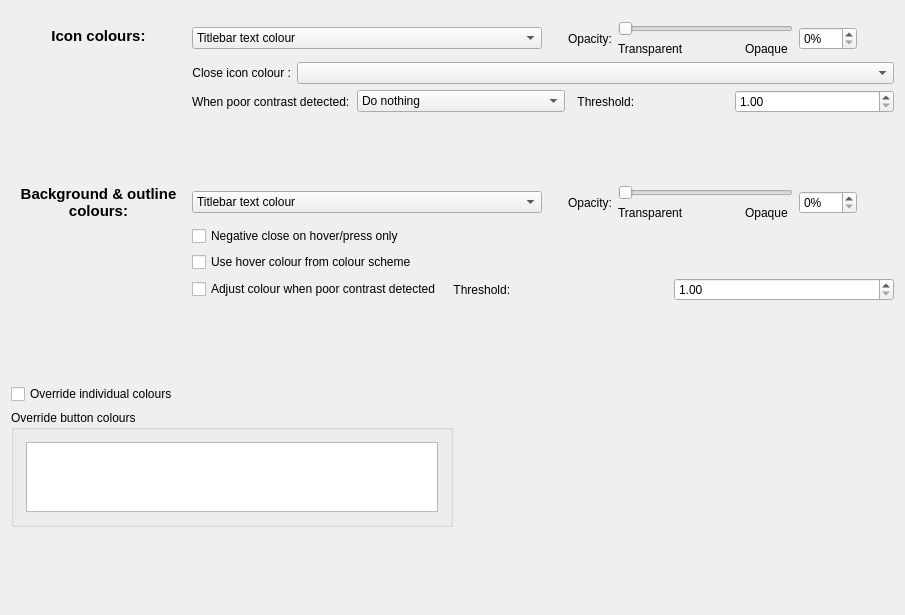
         <widget class="QWidget" name="scrollAreaWidgetContents_Active">
          <property name="geometry">
           <rect>
            <x>0</x>
            <y>0</y>
            <width>905</width>
            <height>615</height>
           </rect>
          </property>
          <property name="sizePolicy">
           <sizepolicy hsizetype="Expanding" vsizetype="Expanding">
            <horstretch>0</horstretch>
            <verstretch>0</verstretch>
           </sizepolicy>
          </property>
          <layout class="QVBoxLayout" name="verticalLayout_4">
           <item>
            <spacer name="verticalSpacer_7">
             <property name="orientation">
              <enum>Qt::Vertical</enum>
             </property>
             <property name="sizeType">
              <enum>QSizePolicy::Fixed</enum>
             </property>
             <property name="sizeHint" stdset="0">
              <size>
               <width>20</width>
               <height>10</height>
              </size>
             </property>
            </spacer>
           </item>
           <item>
            <layout class="QHBoxLayout" name="horizontalLayout_15">
             <item>
              <layout class="QFormLayout" name="formLayout">
               <property name="sizeConstraint">
                <enum>QLayout::SetDefaultConstraint</enum>
               </property>
               <item row="0" column="0">
                <widget class="QLabel" name="label_2">
                 <property name="sizePolicy">
                  <sizepolicy hsizetype="Preferred" vsizetype="Preferred">
                   <horstretch>0</horstretch>
                   <verstretch>0</verstretch>
                  </sizepolicy>
                 </property>
                 <property name="minimumSize">
                  <size>
                   <width>175</width>
                   <height>0</height>
                  </size>
                 </property>
                 <property name="text">
                  <string>&lt;html&gt;&lt;head/&gt;&lt;body&gt;&lt;p&gt;&lt;span style=&quot; font-size:11pt; font-weight:600;&quot;&gt;Icon colours:&lt;/span&gt;&lt;/p&gt;&lt;/body&gt;&lt;/html&gt;</string>
                 </property>
                 <property name="alignment">
                  <set>Qt::AlignCenter</set>
                 </property>
                 <property name="buddy">
                  <cstring>buttonIconColorsActive</cstring>
                 </property>
                </widget>
               </item>
               <item row="0" column="1">
                <layout class="QHBoxLayout" name="horizontalLayout_10">
                 <item>
                  <widget class="QComboBox" name="buttonIconColorsActive">
                   <property name="enabled">
                    <bool>true</bool>
                   </property>
                   <property name="sizePolicy">
                    <sizepolicy hsizetype="Preferred" vsizetype="Fixed">
                     <horstretch>0</horstretch>
                     <verstretch>0</verstretch>
                    </sizepolicy>
                   </property>
                   <property name="minimumSize">
                    <size>
                     <width>350</width>
                     <height>0</height>
                    </size>
                   </property>
                   <property name="sizeAdjustPolicy">
                    <enum>QComboBox::AdjustToContentsOnFirstShow</enum>
                   </property>
                   <item>
                    <property name="text">
                     <string>Titlebar text colour</string>
                    </property>
                   </item>
                   <item>
                    <property name="text">
                     <string>Titlebar text colour with negative close icon</string>
                    </property>
                   </item>
                   <item>
                    <property name="text">
                     <string>Accent colour</string>
                    </property>
                   </item>
                   <item>
                    <property name="text">
                     <string>Accent colour with negative close icon</string>
                    </property>
                   </item>
                   <item>
                    <property name="text">
                     <string>Accent colour with traffic lights</string>
                    </property>
                   </item>
                  </widget>
                 </item>
                 <item>
                  <spacer name="horizontalSpacer_10">
                   <property name="orientation">
                    <enum>Qt::Horizontal</enum>
                   </property>
                   <property name="sizeType">
                    <enum>QSizePolicy::Fixed</enum>
                   </property>
                   <property name="sizeHint" stdset="0">
                    <size>
                     <width>20</width>
                     <height>20</height>
                    </size>
                   </property>
                  </spacer>
                 </item>
                 <item>
                  <widget class="QLabel" name="label_6">
                   <property name="text">
                    <string>Opacity:</string>
                   </property>
                   <property name="buddy">
                    <cstring>buttonIconOpacityActive</cstring>
                   </property>
                  </widget>
                 </item>
                 <item>
                  <layout class="QGridLayout" name="gridLayout_5">
                   <item row="1" column="1">
                    <widget class="QLabel" name="opacitySliderLabel_1_Active_2">
                     <property name="text">
                      <string>Transparent</string>
                     </property>
                    </widget>
                   </item>
                   <item row="1" column="2">
                    <spacer name="horizontalSpacer_11">
                     <property name="orientation">
                      <enum>Qt::Horizontal</enum>
                     </property>
                     <property name="sizeType">
                      <enum>QSizePolicy::Preferred</enum>
                     </property>
                     <property name="sizeHint" stdset="0">
                      <size>
                       <width>15</width>
                       <height>0</height>
                      </size>
                     </property>
                    </spacer>
                   </item>
                   <item row="0" column="1" colspan="3">
                    <widget class="QSlider" name="buttonIconOpacitySliderActive">
                     <property name="sizePolicy">
                      <sizepolicy hsizetype="Fixed" vsizetype="Fixed">
                       <horstretch>0</horstretch>
                       <verstretch>0</verstretch>
                      </sizepolicy>
                     </property>
                     <property name="minimumSize">
                      <size>
                       <width>175</width>
                       <height>0</height>
                      </size>
                     </property>
                     <property name="maximum">
                      <number>100</number>
                     </property>
                     <property name="orientation">
                      <enum>Qt::Horizontal</enum>
                     </property>
                    </widget>
                   </item>
                   <item row="1" column="3">
                    <widget class="QLabel" name="opacitySliderLabel_2_Active_2">
                     <property name="text">
                      <string>Opaque</string>
                     </property>
                    </widget>
                   </item>
                  </layout>
                 </item>
                 <item>
                  <widget class="QSpinBox" name="buttonIconOpacityActive">
                   <property name="suffix">
                    <string>%</string>
                   </property>
                   <property name="maximum">
                    <number>100</number>
                   </property>
                  </widget>
                 </item>
                 <item>
                  <spacer name="horizontalSpacer_16">
                   <property name="orientation">
                    <enum>Qt::Horizontal</enum>
                   </property>
                   <property name="sizeHint" stdset="0">
                    <size>
                     <width>40</width>
                     <height>20</height>
                    </size>
                   </property>
                  </spacer>
                 </item>
                </layout>
               </item>
               <item row="1" column="1">
                <layout class="QFormLayout" name="formLayout_5">
                 <item row="0" column="0">
                  <widget class="QLabel" name="closeButtonIconColorLabelActive">
                   <property name="minimumSize">
                    <size>
                     <width>0</width>
                     <height>0</height>
                    </size>
                   </property>
                   <property name="text">
                    <string>Close icon colour :</string>
                   </property>
                   <property name="alignment">
                    <set>Qt::AlignRight|Qt::AlignTrailing|Qt::AlignVCenter</set>
                   </property>
                   <property name="buddy">
                    <cstring>closeButtonIconColorActive</cstring>
                   </property>
                  </widget>
                 </item>
                 <item row="0" column="1">
                  <widget class="QComboBox" name="closeButtonIconColorActive">
                   <property name="sizePolicy">
                    <sizepolicy hsizetype="Preferred" vsizetype="Fixed">
                     <horstretch>0</horstretch>
                     <verstretch>0</verstretch>
                    </sizepolicy>
                   </property>
                   <property name="sizeAdjustPolicy">
                    <enum>QComboBox::AdjustToContents</enum>
                   </property>
                  </widget>
                 </item>
                </layout>
               </item>
               <item row="2" column="1">
                <layout class="QHBoxLayout" name="horizontalLayout_4">
                 <item>
                  <widget class="QLabel" name="label_9">
                   <property name="text">
                    <string>When poor contrast detected:</string>
                   </property>
                   <property name="buddy">
                    <cstring>onPoorIconContrastActive</cstring>
                   </property>
                  </widget>
                 </item>
                 <item>
                  <widget class="QComboBox" name="onPoorIconContrastActive">
                   <property name="sizeAdjustPolicy">
                    <enum>QComboBox::AdjustToContentsOnFirstShow</enum>
                   </property>
                   <item>
                    <property name="text">
                     <string>Do nothing</string>
                    </property>
                   </item>
                   <item>
                    <property name="text">
                     <string>Replace with black or white</string>
                    </property>
                   </item>
                   <item>
                    <property name="text">
                     <string>Replace with titlebar background</string>
                    </property>
                   </item>
                  </widget>
                 </item>
                 <item>
                  <widget class="QLabel" name="poorIconContrastThresholdActive_label">
                   <property name="text">
                    <string>  Threshold:</string>
                   </property>
                   <property name="buddy">
                    <cstring>poorIconContrastThresholdActive</cstring>
                   </property>
                  </widget>
                 </item>
                 <item>
                  <widget class="QDoubleSpinBox" name="poorIconContrastThresholdActive">
                   <property name="minimum">
                    <double>1.000000000000000</double>
                   </property>
                   <property name="maximum">
                    <double>21.000000000000000</double>
                   </property>
                   <property name="singleStep">
                    <double>0.100000000000000</double>
                   </property>
                  </widget>
                 </item>
                </layout>
               </item>
               <item row="3" column="1">
                <spacer name="verticalSpacer_3">
                 <property name="orientation">
                  <enum>Qt::Vertical</enum>
                 </property>
                 <property name="sizeType">
                  <enum>QSizePolicy::Fixed</enum>
                 </property>
                 <property name="sizeHint" stdset="0">
                  <size>
                   <width>20</width>
                   <height>60</height>
                  </size>
                 </property>
                </spacer>
               </item>
               <item row="4" column="0">
                <widget class="QLabel" name="label_22">
                 <property name="enabled">
                  <bool>true</bool>
                 </property>
                 <property name="minimumSize">
                  <size>
                   <width>175</width>
                   <height>0</height>
                  </size>
                 </property>
                 <property name="text">
                  <string>&lt;html&gt;&lt;head/&gt;&lt;body&gt;&lt;p&gt;&lt;span style=&quot; font-size:11pt; font-weight:600;&quot;&gt;Background &amp;amp;&amp;amp; outline&lt;br/&gt;colours:&lt;/span&gt;&lt;/p&gt;&lt;/body&gt;&lt;/html&gt;</string>
                 </property>
                 <property name="alignment">
                  <set>Qt::AlignCenter</set>
                 </property>
                 <property name="margin">
                  <number>2</number>
                 </property>
                 <property name="buddy">
                  <cstring>buttonBackgroundColorsActive</cstring>
                 </property>
                </widget>
               </item>
               <item row="4" column="1">
                <layout class="QHBoxLayout" name="horizontalLayout_3">
                 <item>
                  <widget class="QComboBox" name="buttonBackgroundColorsActive">
                   <property name="sizePolicy">
                    <sizepolicy hsizetype="Preferred" vsizetype="Fixed">
                     <horstretch>0</horstretch>
                     <verstretch>0</verstretch>
                    </sizepolicy>
                   </property>
                   <property name="minimumSize">
                    <size>
                     <width>350</width>
                     <height>0</height>
                    </size>
                   </property>
                   <item>
                    <property name="text">
                     <string>Titlebar text colour</string>
                    </property>
                   </item>
                   <item>
                    <property name="text">
                     <string>Titlebar text colour with negative close button</string>
                    </property>
                   </item>
                   <item>
                    <property name="text">
                     <string>Accent colour</string>
                    </property>
                   </item>
                   <item>
                    <property name="text">
                     <string>Accent colour with negative close button</string>
                    </property>
                   </item>
                   <item>
                    <property name="text">
                     <string>Accent colour with traffic lights</string>
                    </property>
                   </item>
                  </widget>
                 </item>
                 <item>
                  <spacer name="horizontalSpacer_9">
                   <property name="orientation">
                    <enum>Qt::Horizontal</enum>
                   </property>
                   <property name="sizeType">
                    <enum>QSizePolicy::Fixed</enum>
                   </property>
                   <property name="sizeHint" stdset="0">
                    <size>
                     <width>20</width>
                     <height>20</height>
                    </size>
                   </property>
                  </spacer>
                 </item>
                 <item>
                  <widget class="QLabel" name="label_5">
                   <property name="text">
                    <string>Opacity:</string>
                   </property>
                   <property name="buddy">
                    <cstring>buttonBackgroundOpacityActive</cstring>
                   </property>
                  </widget>
                 </item>
                 <item>
                  <layout class="QGridLayout" name="gridLayout_2">
                   <item row="1" column="2">
                    <widget class="QLabel" name="opacitySliderLabel_2_Active">
                     <property name="text">
                      <string>Opaque</string>
                     </property>
                    </widget>
                   </item>
                   <item row="1" column="0">
                    <widget class="QLabel" name="opacitySliderLabel_1_Active">
                     <property name="text">
                      <string>Transparent</string>
                     </property>
                    </widget>
                   </item>
                   <item row="0" column="0" colspan="3">
                    <widget class="QSlider" name="buttonBackgroundOpacitySliderActive">
                     <property name="sizePolicy">
                      <sizepolicy hsizetype="Fixed" vsizetype="Fixed">
                       <horstretch>0</horstretch>
                       <verstretch>0</verstretch>
                      </sizepolicy>
                     </property>
                     <property name="minimumSize">
                      <size>
                       <width>175</width>
                       <height>0</height>
                      </size>
                     </property>
                     <property name="maximum">
                      <number>100</number>
                     </property>
                     <property name="orientation">
                      <enum>Qt::Horizontal</enum>
                     </property>
                    </widget>
                   </item>
                   <item row="1" column="1">
                    <spacer name="horizontalSpacer_3">
                     <property name="orientation">
                      <enum>Qt::Horizontal</enum>
                     </property>
                     <property name="sizeType">
                      <enum>QSizePolicy::Preferred</enum>
                     </property>
                     <property name="sizeHint" stdset="0">
                      <size>
                       <width>15</width>
                       <height>0</height>
                      </size>
                     </property>
                    </spacer>
                   </item>
                  </layout>
                 </item>
                 <item>
                  <widget class="QSpinBox" name="buttonBackgroundOpacityActive">
                   <property name="suffix">
                    <string>%</string>
                   </property>
                   <property name="maximum">
                    <number>100</number>
                   </property>
                  </widget>
                 </item>
                 <item>
                  <spacer name="horizontalSpacer_15">
                   <property name="orientation">
                    <enum>Qt::Horizontal</enum>
                   </property>
                   <property name="sizeHint" stdset="0">
                    <size>
                     <width>40</width>
                     <height>20</height>
                    </size>
                   </property>
                  </spacer>
                 </item>
                </layout>
               </item>
               <item row="5" column="1">
                <widget class="QCheckBox" name="negativeCloseBackgroundHoverPressActive">
                 <property name="text">
                  <string>Negative close on hover/press only</string>
                 </property>
                </widget>
               </item>
               <item row="6" column="1">
                <widget class="QCheckBox" name="useHoverAccentActive">
                 <property name="text">
                  <string>Use hover colour from colour scheme</string>
                 </property>
                </widget>
               </item>
               <item row="7" column="1">
                <layout class="QHBoxLayout" name="horizontalLayout_9">
                 <item>
                  <widget class="QCheckBox" name="adjustBackgroundColorOnPoorContrastActive">
                   <property name="text">
                    <string>Adjust colour when poor contrast detected</string>
                   </property>
                  </widget>
                 </item>
                 <item>
                  <widget class="QLabel" name="poorBackgroundContrastThresholdActive_label">
                   <property name="text">
                    <string>  Threshold:</string>
                   </property>
                   <property name="buddy">
                    <cstring>poorBackgroundContrastThresholdActive</cstring>
                   </property>
                  </widget>
                 </item>
                 <item>
                  <widget class="QDoubleSpinBox" name="poorBackgroundContrastThresholdActive">
                   <property name="minimum">
                    <double>1.000000000000000</double>
                   </property>
                   <property name="maximum">
                    <double>21.000000000000000</double>
                   </property>
                   <property name="singleStep">
                    <double>0.100000000000000</double>
                   </property>
                  </widget>
                 </item>
                </layout>
               </item>
              </layout>
             </item>
             <item>
              <spacer name="horizontalSpacer_2">
               <property name="orientation">
                <enum>Qt::Horizontal</enum>
               </property>
               <property name="sizeType">
                <enum>QSizePolicy::Expanding</enum>
               </property>
               <property name="sizeHint" stdset="0">
                <size>
                 <width>0</width>
                 <height>20</height>
                </size>
               </property>
              </spacer>
             </item>
            </layout>
           </item>
           <item>
            <spacer name="verticalSpacer_2">
             <property name="orientation">
              <enum>Qt::Vertical</enum>
             </property>
             <property name="sizeType">
              <enum>QSizePolicy::MinimumExpanding</enum>
             </property>
             <property name="sizeHint" stdset="0">
              <size>
               <width>20</width>
               <height>40</height>
              </size>
             </property>
            </spacer>
           </item>
           <item>
            <widget class="QCheckBox" name="buttonColorOverrideToggleActive">
             <property name="text">
              <string>Override individual colours</string>
             </property>
            </widget>
           </item>
           <item>
            <layout class="QHBoxLayout" name="horizontalLayout">
             <item>
              <widget class="QGroupBox" name="activeOverrideGroupBox">
               <property name="sizePolicy">
                <sizepolicy hsizetype="MinimumExpanding" vsizetype="MinimumExpanding">
                 <horstretch>0</horstretch>
                 <verstretch>0</verstretch>
                </sizepolicy>
               </property>
               <property name="title">
                <string>Override button colours</string>
               </property>
               <layout class="QVBoxLayout" name="verticalLayout_3">
                <property name="spacing">
                 <number>12</number>
                </property>
                <property name="leftMargin">
                 <number>12</number>
                </property>
                <property name="topMargin">
                 <number>12</number>
                </property>
                <property name="rightMargin">
                 <number>12</number>
                </property>
                <property name="bottomMargin">
                 <number>12</number>
                </property>
                <item>
                 <widget class="QTableWidget" name="overrideColorTableActive">
                  <property name="sizePolicy">
                   <sizepolicy hsizetype="MinimumExpanding" vsizetype="MinimumExpanding">
                    <horstretch>0</horstretch>
                    <verstretch>0</verstretch>
                   </sizepolicy>
                  </property>
                  <property name="minimumSize">
                   <size>
                    <width>0</width>
                    <height>0</height>
                   </size>
                  </property>
                  <property name="verticalScrollBarPolicy">
                   <enum>Qt::ScrollBarAlwaysOff</enum>
                  </property>
                  <property name="horizontalScrollBarPolicy">
                   <enum>Qt::ScrollBarAlwaysOff</enum>
                  </property>
                  <property name="sizeAdjustPolicy">
                   <enum>QAbstractScrollArea::AdjustToContents</enum>
                  </property>
                  <property name="alternatingRowColors">
                   <bool>true</bool>
                  </property>
                  <property name="selectionMode">
                   <enum>QAbstractItemView::SingleSelection</enum>
                  </property>
                  <property name="wordWrap">
                   <bool>false</bool>
                  </property>
                  <property name="cornerButtonEnabled">
                   <bool>false</bool>
                  </property>
                  <attribute name="horizontalHeaderVisible">
                   <bool>true</bool>
                  </attribute>
                  <attribute name="horizontalHeaderCascadingSectionResizes">
                   <bool>true</bool>
                  </attribute>
                  <attribute name="verticalHeaderVisible">
                   <bool>true</bool>
                  </attribute>
                  <attribute name="verticalHeaderCascadingSectionResizes">
                   <bool>true</bool>
                  </attribute>
                 </widget>
                </item>
               </layout>
              </widget>
             </item>
             <item>
              <spacer name="horizontalSpacer_4">
               <property name="orientation">
                <enum>Qt::Horizontal</enum>
               </property>
               <property name="sizeHint" stdset="0">
                <size>
                 <width>0</width>
                 <height>0</height>
                </size>
               </property>
              </spacer>
             </item>
            </layout>
           </item>
           <item>
            <spacer name="verticalSpacer_5">
             <property name="orientation">
              <enum>Qt::Vertical</enum>
             </property>
             <property name="sizeHint" stdset="0">
              <size>
               <width>5</width>
               <height>5</height>
              </size>
             </property>
            </spacer>
           </item>
          </layout>
         </widget>
